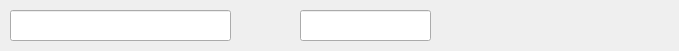
<?xml version="1.0" encoding="UTF-8"?>
<ui version="4.0">
 <class>simple_file</class>
 <widget class="QWidget" name="simple_file">
  <property name="geometry">
   <rect>
    <x>0</x>
    <y>0</y>
    <width>679</width>
    <height>51</height>
   </rect>
  </property>
  <property name="windowTitle">
   <string>Form</string>
  </property>
  <widget class="QLineEdit" name="file_name">
   <property name="geometry">
    <rect>
     <x>10</x>
     <y>10</y>
     <width>221</width>
     <height>31</height>
    </rect>
   </property>
  </widget>
  <widget class="QLineEdit" name="file_size">
   <property name="geometry">
    <rect>
     <x>300</x>
     <y>10</y>
     <width>131</width>
     <height>31</height>
    </rect>
   </property>
  </widget>
 </widget>
 <resources/>
 <connections/>
</ui>
